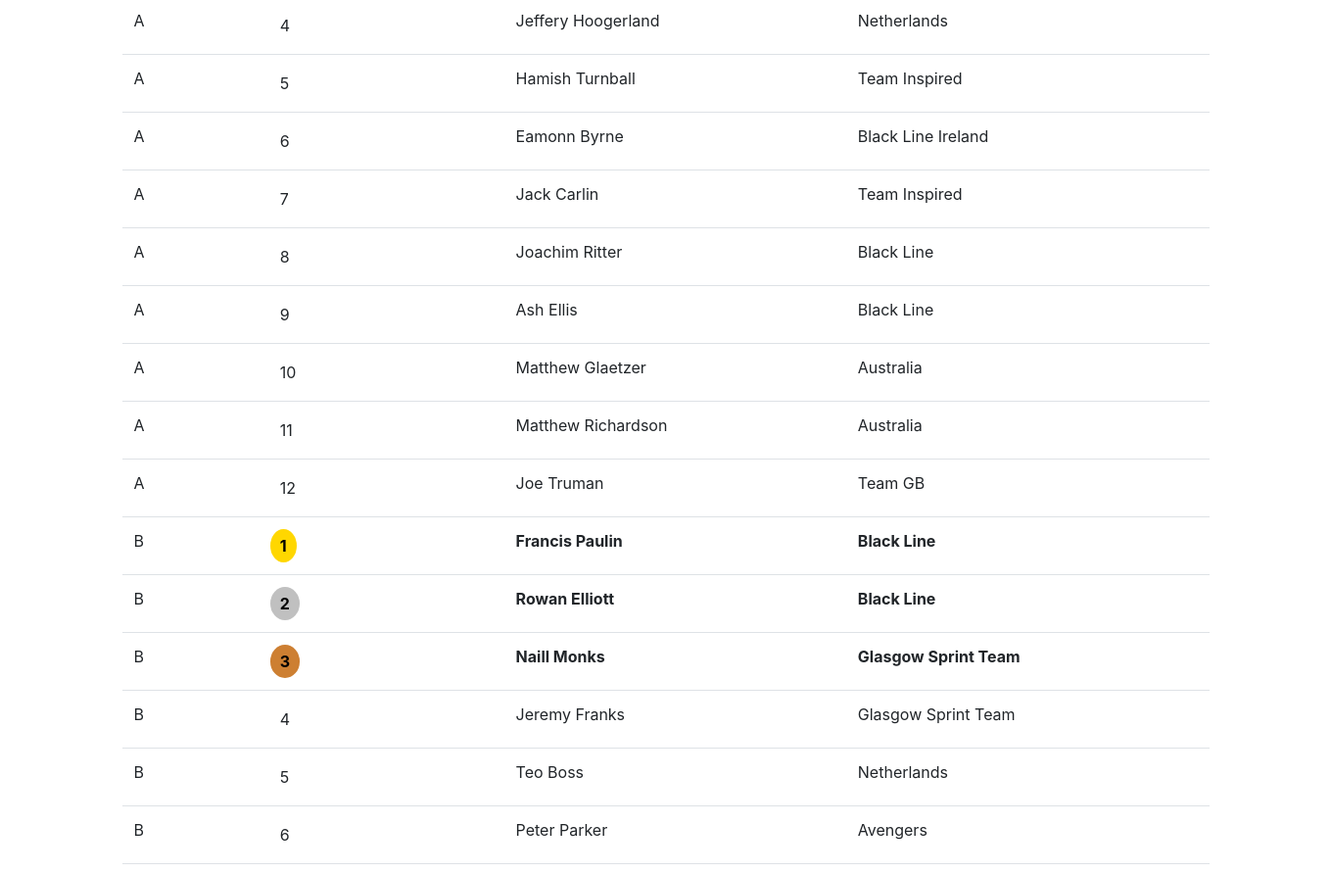
/final_results (middle part), run on an earlier commit of the app's database.
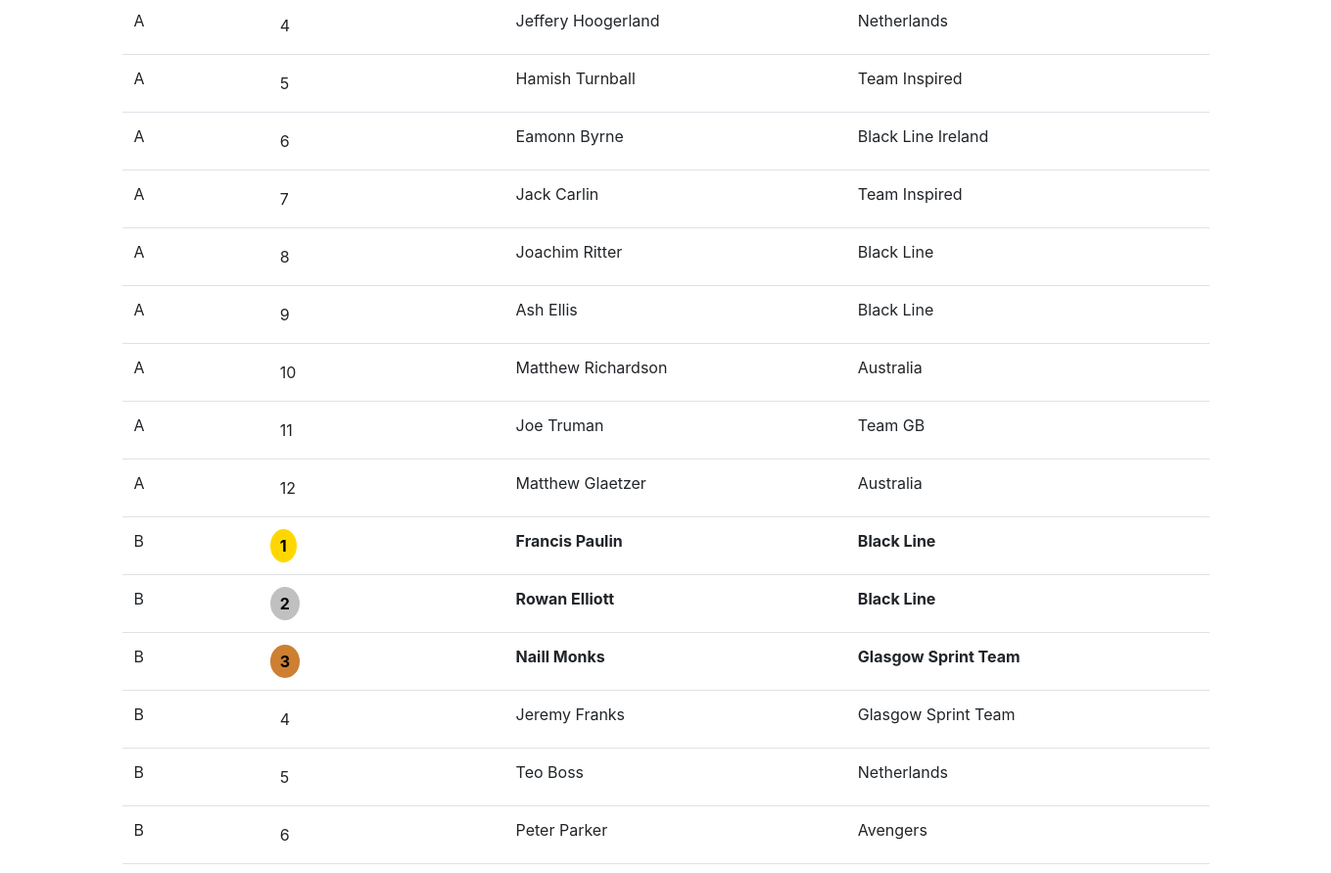
And on a later commit of the database.
### main.py (models this page shows, shortened)
class RidersMale(Base):
    __tablename__ = 'riders_male'
    rider_number = db.Column(db.Integer, primary_key=True)
    rider_name = db.Column(db.String(50))
    rider_club = db.Column(db.String(50))
    signed_on = db.Column(db.String(50), default='No')
    qualifying_time = db.Column(db.Numeric(precision=3, asdecimal=False), nullable=True)
    seeding = db.Column(db.Integer)
    sprint_category = db.Column(db.String(50))
    round_1_pairing = db.Column(db.Integer, nullable=True)
    round_1_seeding = db.Column(db.Integer, nullable=True)
    quarter_final_seeding = db.Column(db.Integer, nullable=True)
    semi_final_seeding = db.Column(db.Integer, nullable=True)
    final_seeding = db.Column(db.Integer, nullable=True)
    final_result = db.Column(db.Integer, nullable=True)

### main.py (the view)
@app.route('/final_results', methods=['GET'])
def final_results():
    try:
        session = db_session()
        riders_male_final = session.query(RidersMale)\
                                   .filter(RidersMale.final_result.isnot(None))\
                                   .order_by(RidersMale.sprint_category, RidersMale.final_result)\
                                   .all()
        session.close()
        return render_template('final_results.html', riders_male_final=riders_male_final)
    except Exception as e:
        print("Error:", str(e))
        return jsonify({"success": False, "message": str(e)}), 500

### templates/final_results.html (shortened to what this page needs)
{% extends "base.html" %}
{% block content %}
<div class="table-responsive">
  <table class="table">
    <tbody>
      {% for rider in riders_male_final %}
        {% if rider.final_result is defined and rider.final_result != '' %}
          <tr>
            <td>{{ rider.sprint_category }}</td>
            <td>
              {% if rider.final_result|int == 1 %}
                <span class="position gold">1</span>
              {% elif rider.final_result|int == 2 %}
                <span class="position silver">2</span>
              {% elif rider.final_result|int == 3 %}
                <span class="position bronze">3</span>
              {% else %}
                <span class="position white-bg">{{ rider.final_result|int }}</span>
              {% endif %}
            </td>
            <td>
              {% if rider.final_result|int <= 3 %}
                <b>{{ rider.rider_name }}</b>
              {% else %}
                {{ rider.rider_name }}
              {% endif %}
            </td>
            <td>
              {% if rider.final_result|int <= 3 %}
                <b>{{ rider.rider_club }}</b>
              {% else %}
                {{ rider.rider_club }}
              {% endif %}
            </td>
          </tr>
        {% endif %}
      {% endfor %}
    </tbody>
  </table>
</div>
{% endblock %}

### templates/base.html (shortened to what this page needs)
<!DOCTYPE html>
<html>
  <head>
    <link
      rel="stylesheet"
      href="https://stackpath.bootstrapcdn.com/bootstrap/4.4.1/css/bootstrap.min.css"
    />
    <link
      rel="stylesheet"
      href="https://stackpath.bootstrapcdn.com/font-awesome/4.7.0/css/font-awesome.min.css"
    />
  </head>
  <body>
    <div class="container">{% block content %}{% endblock %}</div>
  </body>
</html>

### templates/base.html (style rules this page uses)
tr { page-break-inside: avoid; }

### templates/final_results.html (style rules this page uses)
.position { display: inline-block; padding: 5px 10px; border-radius: 50%; }
.gold { background-color: gold; color: black; font-weight: bold; }
.silver { background-color: silver; color: black; font-weight: bold; }
.bronze { background-color: #cd7f32; color: black; font-weight: bold; }
.white-bg { background-color: white; font-weight: normal; }

What changed in the data, as far as the page shows it:
changed RidersMale "Matthew Richardson": final_result "11" → "10"
changed RidersMale "Joe Truman": final_result "12" → "11"
changed RidersMale "Matthew Glaetzer": final_result "10" → "12"; moves down the list
